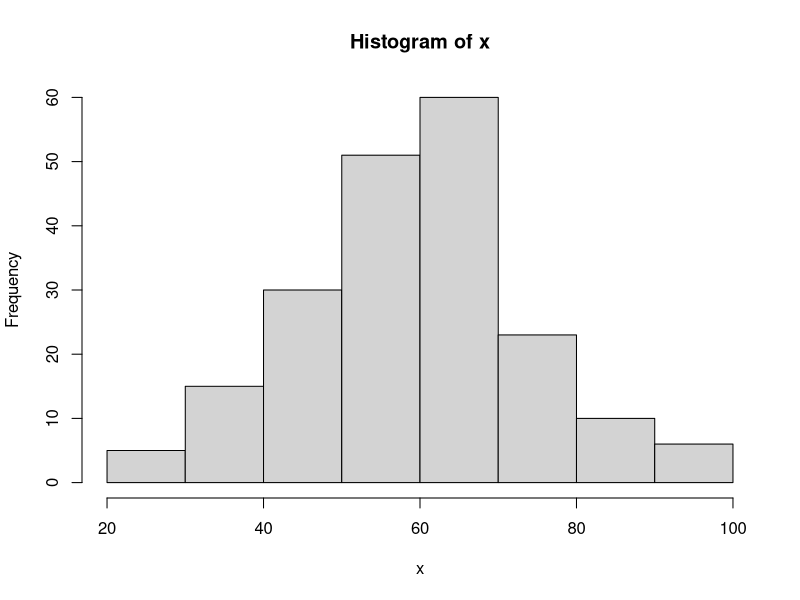

The R script that drew this image:
#23
x <- c(36, 40, 19, 2, 0, 2, 1, 0)
x1 <- c(x[1:3], sum(x[4:length(x)]))
k <- 0:(length(x)-1)
lambda <- t(k)%*%x/sum(x)
f <- numeric(0)
for(i in 0:2){
  f <- c(f, exp(-1)/factorial(i)*sum(x))
}
f <- c(f, ppois(2,1,F)*sum(x))
q <- t(f-x1)%*%((f-x1)/f)
q <- sum((f-x1)*(f-x1)/f)
q_alpha<-qchisq(0.95, length(f)-1-1)
q>q_alpha

#24
x <- c(121,78,43,58)
n <- sum(x)
f <- c(pexp(100, 0.005)*n)
f[2]<-c(pexp(100*2, 0.005)*n)-sum(f)
f[3]<-c(pexp(100*3, 0.005)*n)-sum(f)
f[4]<-n-sum(f)
q <- sum(x*x/f)-n
q_alpha<-qchisq(0.95, length(x)-1)
q>q_alpha
  
#25
x<-c(rep(25,5),rep(35,15),rep(45,30),rep(55,51),
     rep(65,60),rep(75,23),rep(85,10),rep(95,6))
hist(x)
x<-c(5,15,30,51,60,23,10,6)
n<-sum(x)
l<-length(x)
f <- pnorm(10+20, 60, 15)*n
for(i in 2:l){
  f[i] <- (pnorm(i*10+20, 60, 15)-pnorm(i*10+10, 60, 15))*n
}
f[length(x)]<-(1-pnorm(90, 60, 15))*n
f1<-c(f[1]+f[2],f[-c(1,2,l-1,l)],f[l-1]+f[l])
x1<-c(x[1]+x[2],x[-c(1,2,l-1,l)],x[l-1]+x[l])
l1<-length(x1)
q <- sum(x1*x1/f1)-n;q
q_1_alpha<-qchisq(1-0.1, l1-1);q_1_alpha
q>q_1_alpha

#26
x <- c(1, 31, 55, 25)
n<-sum(x)
f <- c(1/56, 15/56, 30/56, 10/56)*n
x1<-c(x[1]+x[2], x[3], x[4])
f1<-c(f[1]+f[2], f[3], f[4])
l1<-length(x1)
q <- sum(x1*x1/f1)-n;q
q_1_alpha<-qchisq(1-0.05, l1-1);q_1_alpha
q>q_1_alpha

#27
x <- c(132, 100, 200, 168)
n<-sum(x)
f <- c(20, 15, 40, 25)/100*n
x1<-x
f1<-f
l1<-length(x1)
q <- sum(x1*x1/f1)-n;q
q_1_alpha<-qchisq(1-0.05, l1-1);q_1_alpha
q>q_1_alpha

#28
x <- c(48,31,20,9,6,5,4,2,1,1,2,1,0)
n <- sum(x)
c <- 1:length(x)
p <- 1-sum(x)/sum(x*c)
x <- c(48,31,20,9,6,5,11)
f <- numeric(0)
i<-1;f[i] <- p^(i-1)*(1-p)*n
i<-2;f[i] <- p^(i-1)*(1-p)*n
i<-3;f[i] <- p^(i-1)*(1-p)*n
i<-4;f[i] <- p^(i-1)*(1-p)*n
i<-5;f[i] <- p^(i-1)*(1-p)*n
i<-6;f[i] <- p^(i-1)*(1-p)*n
i<-7;f[i] <- sum(x)-sum(f)
x1<-x
f1<-f
l1<-length(x1)
q <- sum(x1*x1/f1)-n;q
q_1_alpha<-qchisq(1-0.05, l1-1-1);q_1_alpha
q>q_1_alpha

#29
x1<-c(34,39,41,28,33)
x2<-c(36,40,35,31,39,36)
n1<-length(x1)
n2<-length(x2)
mu_r<-n1*(n1+n2+1)/2
sigma_r_2<-n1*n2*(n1+n2+1)/12
q<-(sum(rank(c(x1,x2))[1:n1])-mu_r)/sigma_r_2^0.5;q
p<-pnorm(q);p
q_1_alpha<-qnorm(1-0.01);q_1_alpha
q>q_1_alpha

#30
x1<-c(5.5,5.6,5.3,4.6,5.3,5.0,6.2,5.8,5.1,5.2,5.9)
x2<-c(3.8,4.3,4.2,4.0,4.9,4.5,5.2,4.8,4.5,3.9,3.7,4.6)
n1<-length(x1)
n2<-length(x2)
mu_r<-n1*(n1+n2+1)/2
sigma_r_2<-n1*n2*(n1+n2+1)/12
q<-(sum(rank(c(x1,x2))[1:n1])-mu_r)/sigma_r_2^0.5;q
p<-pnorm(q);p
q_1_alpha<-qnorm(1-0.01);q_1_alpha
q>q_1_alpha

